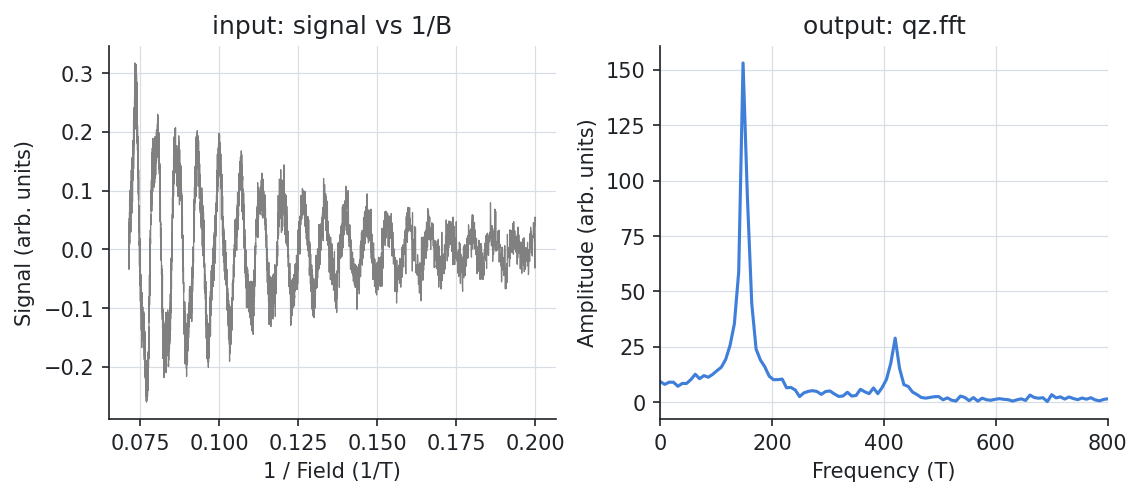

Generate this figure with Python:
from _data import oscillations

# --8<-- [start:example]
import quantalyze as qz

spectrum = qz.fft(oscillations, "inverse_field", "signal")

print(spectrum.head())

strongest = spectrum.loc[spectrum["amplitude"].idxmax()]
print(f"strongest frequency: {strongest['frequency']:.0f} T")
# --8<-- [end:example]

import matplotlib.pyplot as plt

fig, (left, right) = plt.subplots(1, 2, figsize=(7.5, 3.2), layout="constrained")
left.plot(oscillations.inverse_field, oscillations.signal, color="0.5", lw=0.6)
left.set(xlabel="1 / Field (1/T)", ylabel="Signal (arb. units)", title="input: signal vs 1/B")
right.plot(spectrum.frequency, spectrum.amplitude, color="C0")
right.set(xlabel="Frequency (T)", ylabel="Amplitude (arb. units)", title="output: qz.fft", xlim=(0, 800))
